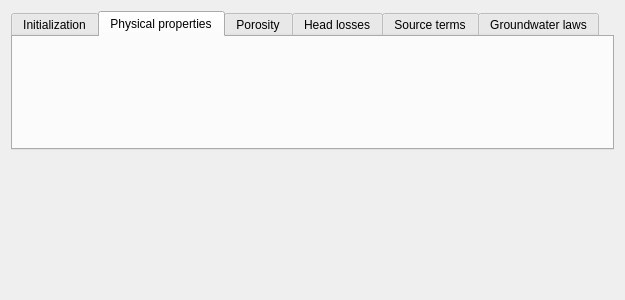
<?xml version="1.0" encoding="UTF-8"?>
<ui version="4.0">
 <class>VolumicConditionsForm</class>
 <widget class="QWidget" name="VolumicConditionsForm">
  <property name="geometry">
   <rect>
    <x>0</x>
    <y>0</y>
    <width>625</width>
    <height>300</height>
   </rect>
  </property>
  <property name="windowTitle">
   <string>Form</string>
  </property>
  <layout class="QVBoxLayout" name="verticalLayout_2">
   <item>
    <widget class="QTabWidget" name="tabWidget">
     <property name="currentIndex">
      <number>1</number>
     </property>
     <widget class="QWidget" name="initializationPage">
      <attribute name="title">
       <string>Initialization</string>
      </attribute>
      <layout class="QVBoxLayout" name="verticalLayout">
       <item>
        <widget class="InitializationView" name="saturneInitializationWidget" native="true"/>
       </item>
       <item>
        <widget class="MainFieldsInitializationView" name="neptuneInitializationWidget" native="true"/>
       </item>
      </layout>
     </widget>
     <widget class="QWidget" name="propertiesPage">
      <attribute name="title">
       <string>Physical properties</string>
      </attribute>
      <layout class="QVBoxLayout" name="verticalLayout">
       <item>
        <widget class="FluidCharacteristicsView" name="saturnePropertiesWidget" native="true"/>
       </item>
       <item>
           <widget class="NeptuneThermodynamicsView" name="neptunePropertiesWidget" native="true"/>
       </item>
      </layout>
     </widget>
     <widget class="PorosityView" name="porosityPage">
      <attribute name="title">
       <string>Porosity</string>
      </attribute>
     </widget>
     <widget class="HeadLossesView" name="headLossesPage">
      <attribute name="title">
       <string>Head losses</string>
      </attribute>
     </widget>
     <widget class="QWidget" name="sourceTermsPage">
      <attribute name="title">
       <string>Source terms</string>
      </attribute>
      <layout class="QVBoxLayout" name="verticalLayout_3">
       <item>
        <widget class="SourceTermsView" name="saturneSourceTermsWidget" native="true"/>
       </item>
       <item>
        <widget class="MainFieldsSourceTermsView" name="neptuneSourceTermsWidget" native="true"/>
       </item>
      </layout>
     </widget>
     <widget class="GroundwaterLawView" name="groundwaterLawPage">
      <attribute name="title">
       <string>Groundwater laws</string>
      </attribute>
     </widget>
    </widget>
   </item>
   <item>
    <spacer name="verticalSpacer">
     <property name="orientation">
      <enum>Qt::Vertical</enum>
     </property>
     <property name="sizeHint" stdset="0">
      <size>
       <width>20</width>
       <height>40</height>
      </size>
     </property>
    </spacer>
   </item>
  </layout>
 </widget>
 <customwidgets>
  <customwidget>
   <class>InitializationView</class>
   <extends>QWidget</extends>
   <header>InitializationView</header>
   <container>1</container>
  </customwidget>
  <customwidget>
   <class>PorosityView</class>
   <extends>QWidget</extends>
   <header>PorosityView</header>
   <container>1</container>
  </customwidget>
  <customwidget>
   <class>HeadLossesView</class>
   <extends>QWidget</extends>
   <header>HeadLossesView</header>
   <container>1</container>
  </customwidget>
  <customwidget>
   <class>SourceTermsView</class>
   <extends>QWidget</extends>
   <header>SourceTermsView</header>
   <container>1</container>
  </customwidget>
  <customwidget>
   <class>GroundwaterLawView</class>
   <extends>QWidget</extends>
   <header>GroundwaterLawView</header>
   <container>1</container>
  </customwidget>
  <customwidget>
   <class>MainFieldsInitializationView</class>
   <extends>QWidget</extends>
   <header>MainFieldsInitializationView</header>
   <container>1</container>
  </customwidget>
  <customwidget>
   <class>MainFieldsSourceTermsView</class>
   <extends>QWidget</extends>
   <header>MainFieldsSourceTermsView</header>
   <container>1</container>
  </customwidget>
  <customwidget>
   <class>FluidCharacteristicsView</class>
   <extends>QWidget</extends>
   <header>FluidCharacteristicsView</header>
   <container>1</container>
  </customwidget>
  <customwidget>
      <class>NeptuneThermodynamicsView</class>
   <extends>QWidget</extends>
      <header>NeptuneThermodynamicsView</header>
   <container>1</container>
  </customwidget>
 </customwidgets>
 <resources/>
 <connections/>
</ui>
